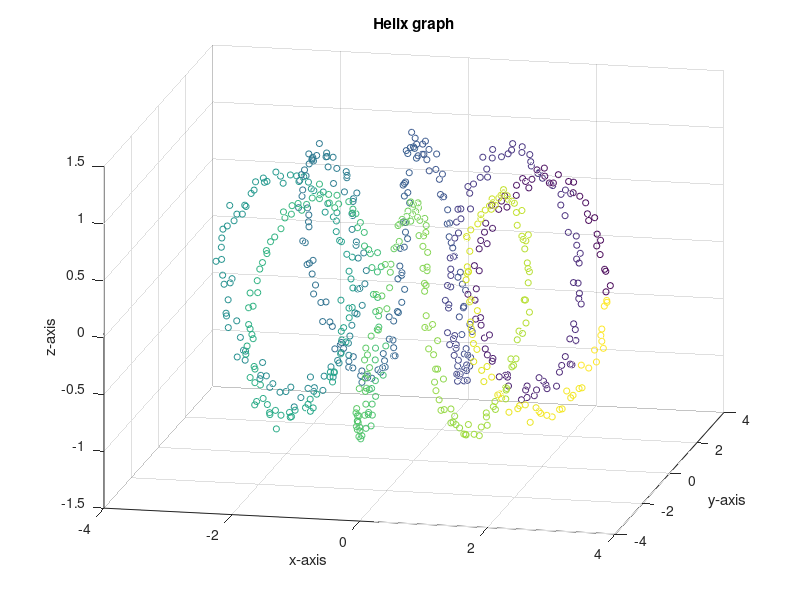
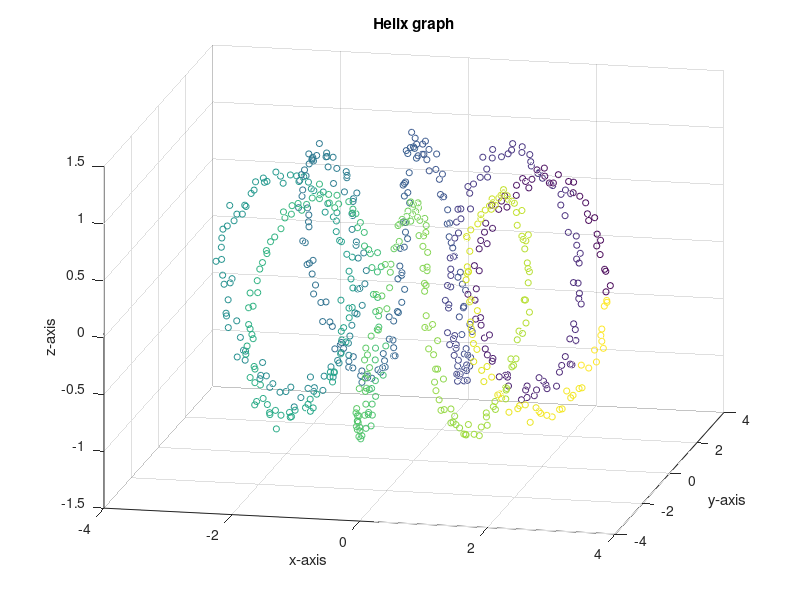
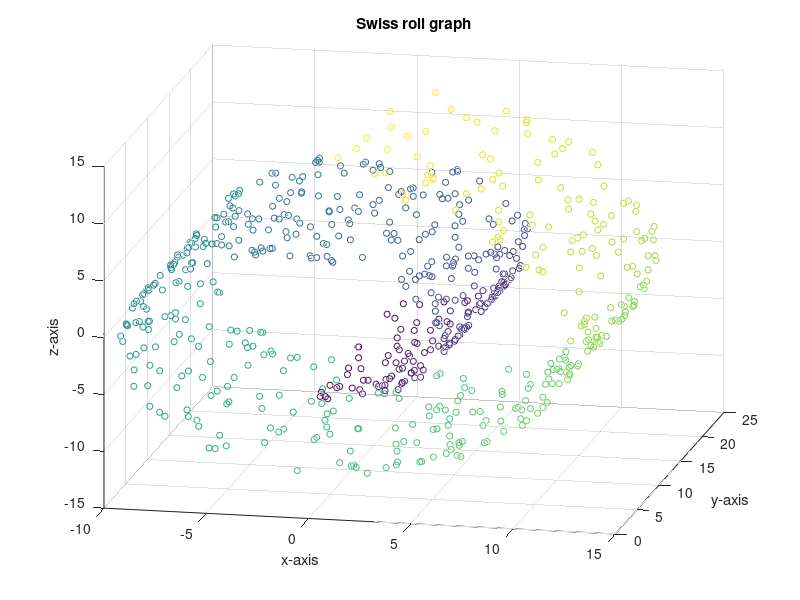
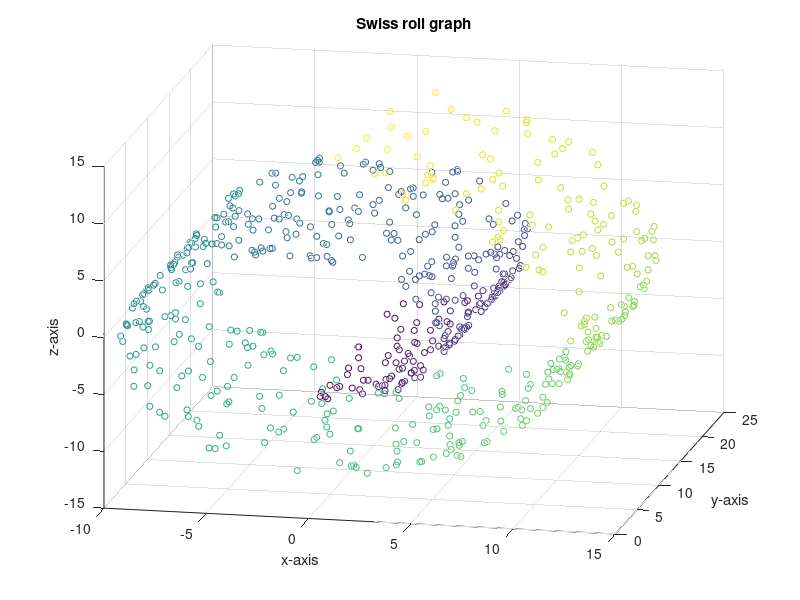

Recreate these plots in MATLAB, in order.
%% start
clc;
clear;
close all
fprintf('Starting matlab 5\n\n');
c = 0;
d = 3;
sigma = 4;
q=2;

%% part a
load('helix.mat');
X_h = X;
t_h = tt;
load('swiss.mat');
X_s = X;
t_s = tt;
clear X tt

f1 = figure(1);
grid on
scatter3(X_h(1,:), X_h(2,:), X_h(3, :), 20, t_h);
view([12 20])
title('Helix graph');
xlabel('x-axis');
ylabel('y-axis');
zlabel('z-axis');
saveas(f1, 'helix.fig');
saveas(f1, 'helix.png');

f2 = figure(2);
grid on
scatter3(X_s(1, :), X_s(2, :), X_s(3, :), 20, t_s);
view([12 20])
title('Swiss roll graph');
xlabel('x-axis');
ylabel('y-axis');
zlabel('z-axis');
saveas(f2, 'swiss_roll.fig');
saveas(f2, 'swiss_roll.png');


%% part b
N = length(t_h);
K_h = zeros(3, N, N);
K_s = zeros(3, N, N);
H = eye(N) - (ones(N, 1)*ones(1, N)*(1/N));


%construct kernels
for x = 1:N
    for y = 1:N
        %linear
        K_h(1, x, y) = dot(X_h(:, x), X_h(:, y)) + c;
        K_s(1, x, y) = dot(X_s(:, x), X_s(:, y)) + c;
        
        %polynomial
        K_h(2, x, y) = (dot(X_h(:, x), X_h(:, y)) + c)^d;
        K_s(2, x, y) = (dot(X_s(:, x), X_s(:, y)) + c)^d;
        
        %rbf
        K_h(3, x, y) = exp(-1*(sum((X_h(:,x) - X_h(:, y)).^2))/(2*sigma^2));
        K_s(3, x, y) = exp(-1*(sum((X_s(:,x) - X_s(:, y)).^2))/(2*sigma^2));
    end
end

for z = 1:3
    K_h(z, :, :) = H * squeeze(K_h(z, :, :)) * H;
    K_s(z, :, :) = H * squeeze(K_s(z, :, :)) * H;
end

%compute eigenvalues and eigenvectors
f3 = figure(3);
kernel_type = {'linear', 'polynomial', 'rbf'};
grid on;

for z = 1:3
    rng('default');
    [V, D] = eigs(squeeze(K_h(z, :, :)), q);
    D = sqrt(D);
    enc = D*V';
    subplot(3,2,2*(z-1)+1);
    scatter(enc(1,:), enc(2,:), 20, t_h);
    title(strcat('Helix encoded to 2 dimensions with ',kernel_type{z},' kernel'));
    xlabel('x-axis');
    ylabel('y-axis');

    rng('default');
    [V, D] = eigs(squeeze(K_s(z, :, :)), q);
    D = sqrt(D);
    enc = D*V';
    subplot(3,2,2*(z-1)+2);
    scatter(enc(1,:), enc(2,:), 20, t_s);
    title(strcat('Swiss roll encoded to 2 dimensions with ' , kernel_type{z} , ' kernel'));
    xlabel('x-axis');
    ylabel('y-axis');
end


saveas(f3, '3kernels.fig')
